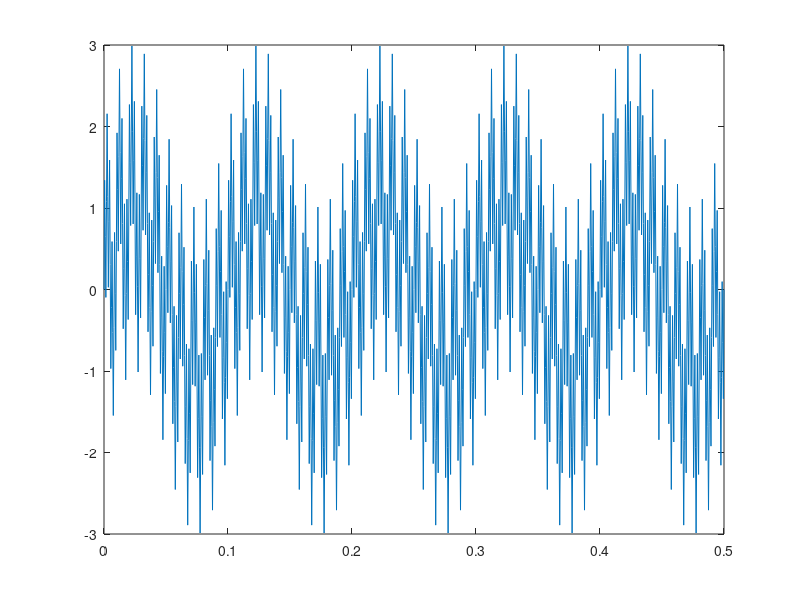

Recreate this plot in MATLAB.
clc; %clear command window
close all; %close all figure
clear; %erase all existing variables
workspace; %make sure workspace is showing

%show numbers in a compact form with 5 digit
format long
format compact

fontsize = 2;
% sample 2000 time in 1 sec and sample for 0.5 sec 2khz samp rate
t = 0 : 1/2000 : 0.5;

% defining wave parameter
f1 = 10; %10 hz or 10 cycle per sec
T1 = 1/f1;
amp1 = 1;


f2 = 100; %100 hz or 10 cycle per sec
T2 = 1/f2;
amp2 = 1;

f3 = 500; %500 hz or 10 cycle per sec
T3 = 1/f3;
amp3 = 1;

%make signal
signal1 = amp1*sin(2*pi*t/T1);
signal2 = amp2*sin(2*pi*t/T2);
signal3 = amp3*sin(2*pi*t/T3);

%combining signal
signal = signal1 + signal2 + signal3; 

plot(t,signal);
